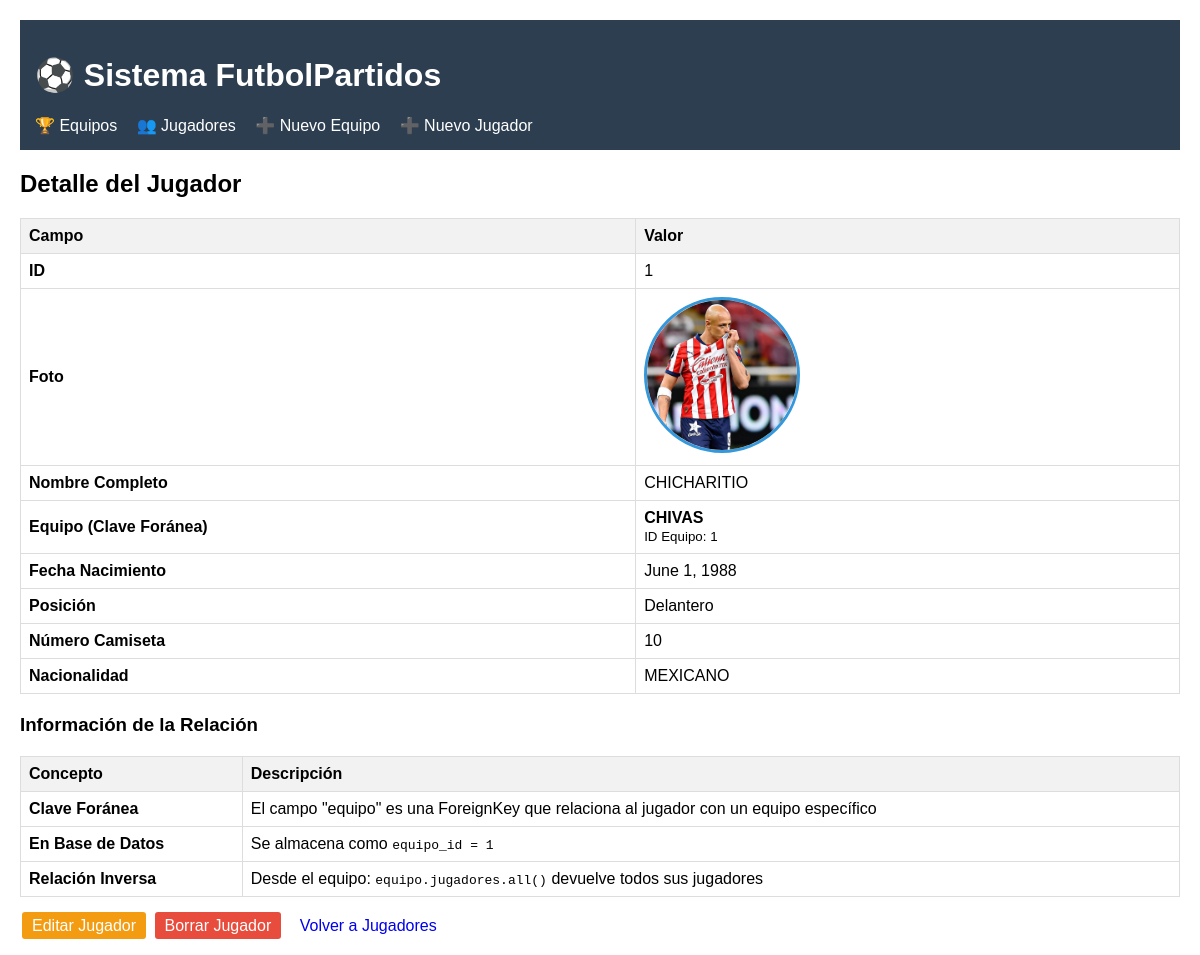
Screenshot of /jugador/1/ with the database file from the repository.
### app_futbol/models.py (models this page shows, shortened)
class Jugador(models.Model):
    POSICIONES = [
        ('POR', 'Portero'),
        ('DEF', 'Defensa'),
        ('MED', 'Mediocampista'),
        ('DEL', 'Delantero'),
    ]
    equipo = models.ForeignKey(
        Equipo,
        on_delete=models.CASCADE,
        related_name='jugadores',
        verbose_name="Equipo del jugador"
    )
    nombre_completo = models.CharField(max_length=150)
    fecha_nacimiento = models.DateField()
    posicion = models.CharField(max_length=3, choices=POSICIONES)
    numero_camiseta = models.PositiveIntegerField()
    nacionalidad = models.CharField(max_length=100)
    foto_jugador = models.ImageField(upload_to='fotos_jugadores/', blank=True, null=True, verbose_name="Foto del Jugador")
    class Meta:
        verbose_name = "Jugador"
        verbose_name_plural = "Jugadores"
        unique_together = ['equipo', 'numero_camiseta']

class Equipo(models.Model):
    POSICIONES_ENTRENADOR = [
        ('DT', 'Director Técnico'),
        ('AC', 'Asistente Técnico'),
        ('PT', 'Preparador Físico'),
        ('MG', 'Manager General'),
    ]
    nombre = models.CharField(max_length=100)
    ciudad = models.CharField(max_length=100)
    fecha_fundacion = models.DateField()
    entrenador = models.CharField(max_length=100)
    posicion_entrenador = models.CharField(max_length=2, choices=POSICIONES_ENTRENADOR, default='DT')
    siglas = models.CharField(max_length=5, help_text="Ej: FCB, RMA, ATM")
    color_principal = models.CharField(max_length=7, default='#000000', help_text="Código hexadecimal del color")
    escudo = models.ImageField(upload_to='escudos/', blank=True, null=True)
    class Meta:
        verbose_name = "Equipo"
        verbose_name_plural = "Equipos"

### app_futbol/views.py (the view)
# urls.py: path('jugador/<int:jugador_id>/', views.detalle_jugador, name='detalle_jugador'),
def detalle_jugador(request, jugador_id):
    jugador = get_object_or_404(Jugador, id=jugador_id)
    return render(request, 'detalle_jugador.html', {'jugador': jugador})

### app_futbol/templates/detalle_jugador.html (shortened to what this page needs)
{% extends 'base.html' %}
{% block contenido %}
<h2>Detalle del Jugador</h2>
<table>
    <thead>
        <tr>
            <th>Campo</th>
            <th>Valor</th>
        </tr>
    </thead>
    <tbody>
        <tr>
            <td><strong>ID</strong></td>
            <td>{{ jugador.id }}</td>
        </tr>
        <tr>
            <td><strong>Foto</strong></td>
            <td>
                {% if jugador.foto_jugador %}
                    <img src="{{ jugador.foto_jugador.url }}" alt="Foto de {{ jugador.nombre_completo }}" width="150" height="150" style="border-radius: 50%; object-fit: cover; border: 3px solid #3498db;">
                {% else %}
                    <div style="width: 150px; height: 150px; background: #f0f0f0; border-radius: 50%; display: flex; align-items: center; justify-content: center; font-size: 40px; color: #999; border: 3px solid #bdc3c7;">
                        👤
                    </div>
                {% endif %}
            </td>
        </tr>
        <tr>
            <td><strong>Nombre Completo</strong></td>
            <td>{{ jugador.nombre_completo }}</td>
        </tr>
        <tr>
            <td><strong>Equipo (Clave Foránea)</strong></td>
            <td>
                <strong>{{ jugador.equipo.nombre }}</strong><br>
                <small>ID Equipo: {{ jugador.equipo.id }}</small>
            </td>
        </tr>
        <tr>
            <td><strong>Fecha Nacimiento</strong></td>
            <td>{{ jugador.fecha_nacimiento }}</td>
        </tr>
        <tr>
            <td><strong>Posición</strong></td>
            <td>{{ jugador.get_posicion_display }}</td>
        </tr>
        <tr>
            <td><strong>Número Camiseta</strong></td>
            <td>{{ jugador.numero_camiseta }}</td>
        </tr>
        <tr>
            <td><strong>Nacionalidad</strong></td>
            <td>{{ jugador.nacionalidad }}</td>
        </tr>
    </tbody>
</table>
<h3>Información de la Relación</h3>
<table>
    <thead>
        <tr>
            <th>Concepto</th>
            <th>Descripción</th>
        </tr>
    </thead>
    <tbody>
        <tr>
            <td><strong>Clave Foránea</strong></td>
            <td>El campo "equipo" es una ForeignKey que relaciona al jugador con un equipo específico</td>
        </tr>
        <tr>
            <td><strong>En Base de Datos</strong></td>
            <td>Se almacena como <code>equipo_id = {{ jugador.equipo.id }}</code></td>
        </tr>
        <tr>
            <td><strong>Relación Inversa</strong></td>
            <td>Desde el equipo: <code>equipo.jugadores.all()</code> devuelve todos sus jugadores</td>
        </tr>
    </tbody>
</table>
<div style="margin-top: 20px;">
    <a href="{% url 'app_futbol:editar_jugador' jugador.id %}" class="btn btn-edit">Editar Jugador</a>
    <a href="{% url 'app_futbol:borrar_jugador' jugador.id %}" class="btn btn-delete">Borrar Jugador</a>
    <a href="{% url 'app_futbol:listar_jugadores' %}" class="btn">Volver a Jugadores</a>
</div>
{% endblock %}

### app_futbol/templates/base.html (style rules this page uses)
body { font-family: Arial, sans-serif; margin: 20px; }
table { width: 100%; border-collapse: collapse; margin: 20px 0; }
th, td { border: 1px solid #ddd; padding: 8px; text-align: left; }
th { background-color: #f2f2f2; }
.btn { padding: 5px 10px; margin: 2px; text-decoration: none; border-radius: 3px; }
.btn-edit { background: #f39c12; color: white; }
.btn-delete { background: #e74c3c; color: white; }

### rows the page displays
Jugador: id "1", foto_jugador (picture), nombre_completo "CHICHARITIO", equipo.nombre "CHIVAS", equipo.id "1", fecha_nacimiento "June 1, 1988", posicion "Delantero", numero_camiseta "10", nacionalidad "MEXICANO"
